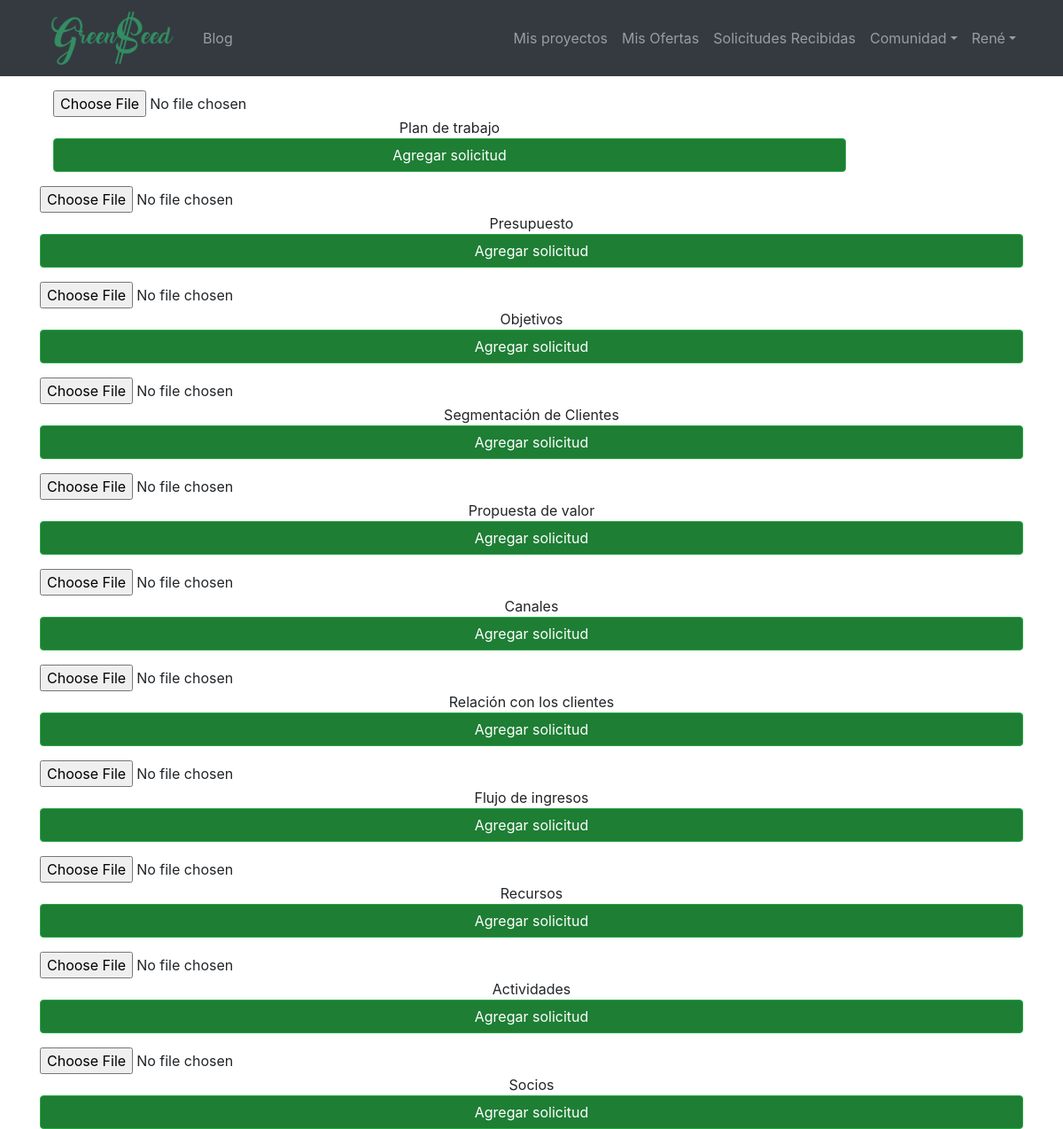
Page /completar/10/ (signed in) on the earlier database version.
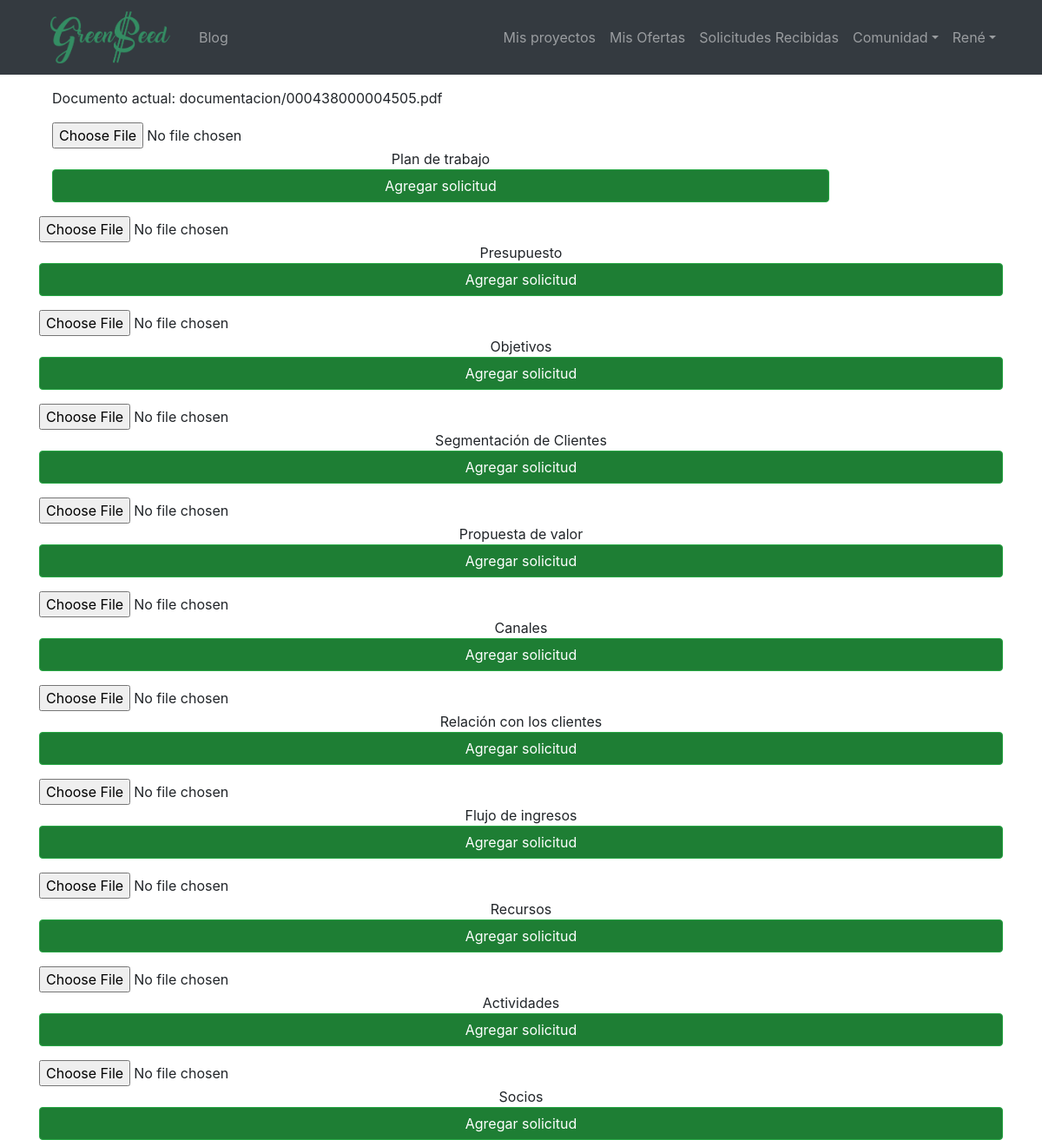
Same page on the later database version.
### prestamos/models.py (models this page shows)
class SolicitudesParametros(models.Model):
    solicitud = models.ForeignKey(Solicitudes, related_name='get_parametros', on_delete=models.PROTECT)
    parametro = models.ForeignKey(Parametros, on_delete=models.PROTECT)
    archivo = models.FileField(upload_to=custom_upload_to, null=False, blank=False)
    created = models.DateTimeField(auto_now_add=True)
    update = models.DateTimeField(auto_now=True)

class Parametros(models.Model):
    nombre = models.TextField()
    valor = models.IntegerField()
    created = models.DateTimeField(auto_now_add=True)
    update = models.DateTimeField(auto_now=True)
    def __str__(self):
        return self.nombre

### prestamos/views.py (the view)
# urls.py: path('completar/<int:solicitud>/', CompletarSolicitudes, name='completar'),
@login_required
def CompletarSolicitudes(request, solicitud):
    template_name = 'prestamos/solicitudescompletas_form.html'
    solicitud = Solicitudes.objects.get(id=solicitud)
    parametros = SolicitudesParametros.objects.filter(solicitud=solicitud)
    return render(request, template_name, {'solicitud': solicitud, 'parametros': parametros})

### prestamos/templates/prestamos/solicitudescompletas_form.html (shortened to what this page needs)
{% extends 'base.html' %}
{% load static %}
{% block content %}
<div class="col-md-10 col-md-offset-1">
{% for p in solicitud.get_parametros.all %}
<form action="{% url 'prestamos:guardar' %}" method="post" enctype="multipart/form-data">
    {% if p.archivo %}
        <p>Documento actual: {{p.archivo}} </p>
        <input type="file" name="archivo" class="form-control-file mt-3" id="id_archivo" value = "{{p.archivo}}">
    {% else %}
        <input type="file" name="archivo" class="form-control-file mt-3" id="id_archivo">
    {% endif %}
    <div class="text-center">
        {{p.parametro}}
        <input class="btn btn-primary btn-block" type="submit" value="Agregar solicitud" />
    </div>
</form>
</div>
{% endfor %}
{% endblock %}

Differences in the rows shown:
changed SolicitudesParametros "Plan de trabajo": archivo (not shown) → "documentacion/000438000004505.pdf"
